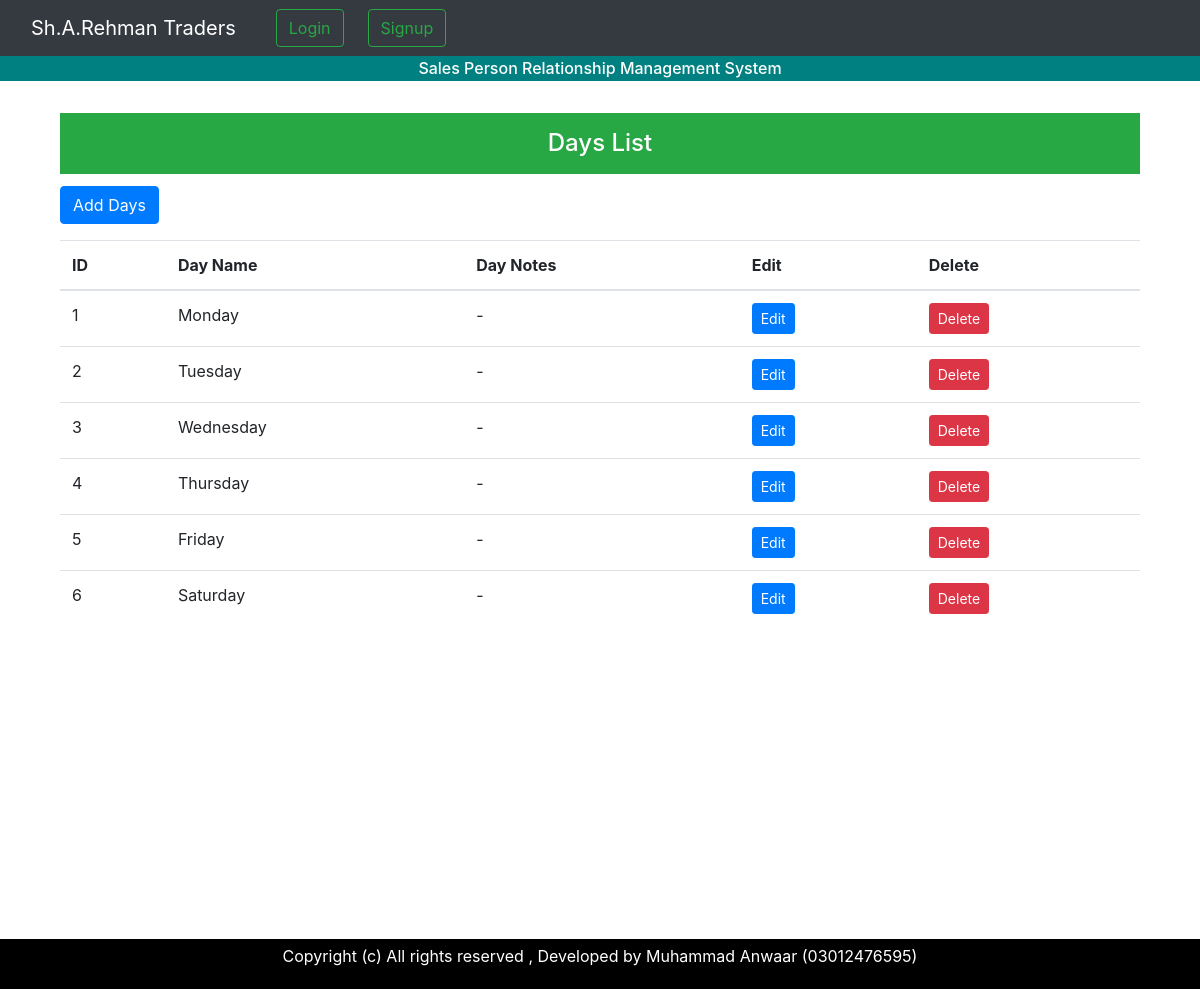
/myapp/days/, run on the app's committed database.
### myapp/models.py (models this page shows, shortened)
class DaysEntry(models.Model):
    day_name = models.CharField(max_length=100)
    day_notes = models.TextField()

### myapp/views.py (the view)
# urls.py: path('days/', views.days_list, name='days'),
def days_list(request):
    days_fetched = DaysEntry.objects.all()
    return render(request, 'myapp/days/days_list.html', {'days_fetched': days_fetched})

### templates/myapp/days/days_list.html (shortened to what this page needs)
{% extends 'base.html' %}
{% block content %}
<div class="container mt-4">
    <h4 class="card-title bg-success text-white center text-center py-3">Days List </h4>
    <a href="{% url 'add_days' %}" class="btn btn-primary mb-3">Add Days</a>
    <table class="table">
        <thead>
            <tr>
                <th>ID</th>
                <th>Day Name</th>
                <th>Day Notes</th>
                <th>Edit</th>
                <th>Delete</th>
            </tr>
        </thead>
        <tbody>
            {% for day in days_fetched %}
            <tr>
                <td>{{forloop.counter}}</td>
                <td>{{ day.day_name }}</td>
                <td>{{ day.day_notes }}</td>
                <td><a href="{% url 'edit_day' day.id %}" class="btn btn-sm btn-primary">Edit</a></td>
                <td><a href="{% url 'delete_day' day.id %}" class="btn btn-sm btn-danger">Delete</a></td>
            </tr>
            {% endfor %}
        </tbody>
    </table>
</div>
{% endblock %}

### data on the page
DaysEntry: day_name "Monday", day_notes "-"
DaysEntry: day_name "Tuesday", day_notes "-"
DaysEntry: day_name "Wednesday", day_notes "-"
DaysEntry: day_name "Thursday", day_notes "-"
DaysEntry: day_name "Friday", day_notes "-"
DaysEntry: day_name "Saturday", day_notes "-"
